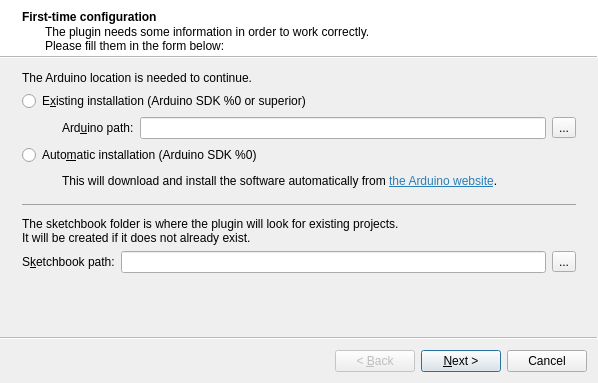
<?xml version="1.0" encoding="UTF-8"?>
<ui version="4.0">
 <class>FirstTimeWizard</class>
 <widget class="QWizard" name="FirstTimeWizard">
  <property name="geometry">
   <rect>
    <x>0</x>
    <y>0</y>
    <width>598</width>
    <height>383</height>
   </rect>
  </property>
  <property name="windowTitle">
   <string>Wizard</string>
  </property>
  <property name="wizardStyle">
   <enum>QWizard::ModernStyle</enum>
  </property>
  <widget class="QWizardPage" name="wizardPage1">
   <property name="title">
    <string>First-time configuration</string>
   </property>
   <property name="subTitle">
    <string>The plugin needs some information in order to work correctly.&lt;br /&gt;Please fill them in the form below:</string>
   </property>
   <attribute name="pageId">
    <string notr="true">0</string>
   </attribute>
   <layout class="QVBoxLayout" name="verticalLayout">
    <item>
     <widget class="QLabel" name="label_2">
      <property name="text">
       <string>The Arduino location is needed to continue.</string>
      </property>
     </widget>
    </item>
    <item>
     <widget class="QRadioButton" name="existingInstallButton">
      <property name="text">
       <string>E&amp;xisting installation (Arduino SDK %0 or superior)</string>
      </property>
     </widget>
    </item>
    <item>
     <layout class="QHBoxLayout" name="horizontalLayout_5">
      <item>
       <spacer name="horizontalSpacer_2">
        <property name="orientation">
         <enum>Qt::Horizontal</enum>
        </property>
        <property name="sizeType">
         <enum>QSizePolicy::Fixed</enum>
        </property>
        <property name="sizeHint" stdset="0">
         <size>
          <width>40</width>
          <height>20</height>
         </size>
        </property>
       </spacer>
      </item>
      <item>
       <layout class="QHBoxLayout" name="horizontalLayout_2">
        <item>
         <widget class="QLabel" name="label">
          <property name="text">
           <string>Ard&amp;uino path:</string>
          </property>
          <property name="buddy">
           <cstring>arduinoPathEdit</cstring>
          </property>
         </widget>
        </item>
        <item>
         <layout class="QHBoxLayout" name="horizontalLayout">
          <item>
           <widget class="QLineEdit" name="arduinoPathEdit"/>
          </item>
          <item>
           <widget class="QToolButton" name="arduinoPathButton">
            <property name="text">
             <string>...</string>
            </property>
           </widget>
          </item>
         </layout>
        </item>
       </layout>
      </item>
     </layout>
    </item>
    <item>
     <widget class="QRadioButton" name="automaticInstallButton">
      <property name="text">
       <string>Auto&amp;matic installation (Arduino SDK %0)</string>
      </property>
     </widget>
    </item>
    <item>
     <layout class="QHBoxLayout" name="horizontalLayout_6">
      <item>
       <spacer name="horizontalSpacer">
        <property name="orientation">
         <enum>Qt::Horizontal</enum>
        </property>
        <property name="sizeType">
         <enum>QSizePolicy::Fixed</enum>
        </property>
        <property name="sizeHint" stdset="0">
         <size>
          <width>40</width>
          <height>20</height>
         </size>
        </property>
       </spacer>
      </item>
      <item>
       <widget class="QLabel" name="label_3">
        <property name="text">
         <string>&lt;html&gt;&lt;head/&gt;&lt;body&gt;&lt;p&gt;This will download and install the software automatically from &lt;a href=&quot;http://arduino.cc/&quot;&gt;&lt;span style=&quot; text-decoration: underline; color:#2980b9;&quot;&gt;the Arduino website&lt;/span&gt;&lt;/a&gt;.&lt;/p&gt;&lt;/body&gt;&lt;/html&gt;</string>
        </property>
        <property name="openExternalLinks">
         <bool>true</bool>
        </property>
       </widget>
      </item>
     </layout>
    </item>
    <item>
     <widget class="QLabel" name="label_6">
      <property name="text">
       <string>&lt;hr /&gt;</string>
      </property>
     </widget>
    </item>
    <item>
     <widget class="QLabel" name="label_4">
      <property name="text">
       <string>&lt;html&gt;&lt;head/&gt;&lt;body&gt;&lt;p&gt;The sketchbook folder is where the plugin will look for existing projects.&lt;br/&gt;It will be created if it does not already exist.&lt;/p&gt;&lt;/body&gt;&lt;/html&gt;</string>
      </property>
     </widget>
    </item>
    <item>
     <layout class="QHBoxLayout" name="horizontalLayout_3">
      <item>
       <widget class="QLabel" name="label_5">
        <property name="text">
         <string>S&amp;ketchbook path:</string>
        </property>
        <property name="buddy">
         <cstring>sketchbookPathEdit</cstring>
        </property>
       </widget>
      </item>
      <item>
       <layout class="QHBoxLayout" name="horizontalLayout_4">
        <item>
         <widget class="QLineEdit" name="sketchbookPathEdit"/>
        </item>
        <item>
         <widget class="QToolButton" name="sketchbookPathButton">
          <property name="text">
           <string>...</string>
          </property>
         </widget>
        </item>
       </layout>
      </item>
     </layout>
    </item>
   </layout>
  </widget>
  <widget class="QWizardPage" name="wizardPage2">
   <property name="title">
    <string>Automatic Installation</string>
   </property>
   <property name="subTitle">
    <string>The plugin will now download and install the required software.</string>
   </property>
   <attribute name="pageId">
    <string notr="true">1</string>
   </attribute>
   <layout class="QVBoxLayout" name="verticalLayout_5">
    <item>
     <layout class="QHBoxLayout" name="horizontalLayout_8">
      <item>
       <widget class="QLabel" name="label_8">
        <property name="text">
         <string>Step 1: Download</string>
        </property>
       </widget>
      </item>
      <item>
       <spacer name="horizontalSpacer_4">
        <property name="orientation">
         <enum>Qt::Horizontal</enum>
        </property>
        <property name="sizeHint" stdset="0">
         <size>
          <width>40</width>
          <height>20</height>
         </size>
        </property>
       </spacer>
      </item>
      <item>
       <widget class="QLabel" name="downloadStatusLabel">
        <property name="text">
         <string>TextLabel</string>
        </property>
       </widget>
      </item>
     </layout>
    </item>
    <item>
     <layout class="QHBoxLayout" name="horizontalLayout_7">
      <item>
       <spacer name="horizontalSpacer_3">
        <property name="orientation">
         <enum>Qt::Horizontal</enum>
        </property>
        <property name="sizeType">
         <enum>QSizePolicy::Fixed</enum>
        </property>
        <property name="sizeHint" stdset="0">
         <size>
          <width>40</width>
          <height>20</height>
         </size>
        </property>
       </spacer>
      </item>
      <item>
       <layout class="QVBoxLayout" name="verticalLayout_4">
        <item>
         <widget class="QLabel" name="downloadLabel">
          <property name="text">
           <string>Arduino %0 for %1</string>
          </property>
         </widget>
        </item>
        <item>
         <widget class="QProgressBar" name="downloadProgressBar">
          <property name="value">
           <number>0</number>
          </property>
         </widget>
        </item>
       </layout>
      </item>
     </layout>
    </item>
    <item>
     <widget class="QLabel" name="label_11">
      <property name="text">
       <string>&lt;hr /&gt;</string>
      </property>
     </widget>
    </item>
    <item>
     <layout class="QHBoxLayout" name="horizontalLayout_9">
      <item>
       <widget class="QLabel" name="label_9">
        <property name="text">
         <string>Step 2: Installation</string>
        </property>
       </widget>
      </item>
      <item>
       <spacer name="horizontalSpacer_5">
        <property name="orientation">
         <enum>Qt::Horizontal</enum>
        </property>
        <property name="sizeHint" stdset="0">
         <size>
          <width>40</width>
          <height>20</height>
         </size>
        </property>
       </spacer>
      </item>
      <item>
       <widget class="QLabel" name="installStatusLabel">
        <property name="text">
         <string>TextLabel</string>
        </property>
       </widget>
      </item>
     </layout>
    </item>
    <item>
     <spacer name="verticalSpacer_2">
      <property name="orientation">
       <enum>Qt::Vertical</enum>
      </property>
      <property name="sizeHint" stdset="0">
       <size>
        <width>20</width>
        <height>133</height>
       </size>
      </property>
     </spacer>
    </item>
   </layout>
  </widget>
  <widget class="QWizardPage" name="wizardPage3">
   <property name="title">
    <string>Configuration successful !</string>
   </property>
   <property name="subTitle">
    <string>The plugin is now ready.</string>
   </property>
   <attribute name="pageId">
    <string notr="true">2</string>
   </attribute>
   <layout class="QVBoxLayout" name="verticalLayout_3">
    <item>
     <widget class="QLabel" name="label_7">
      <property name="text">
       <string>The configuration is complete, you may now start using the IDE.&lt;br /&gt;Thank you for using the software. Enjoy!</string>
      </property>
     </widget>
    </item>
    <item>
     <spacer name="verticalSpacer">
      <property name="orientation">
       <enum>Qt::Vertical</enum>
      </property>
      <property name="sizeHint" stdset="0">
       <size>
        <width>20</width>
        <height>40</height>
       </size>
      </property>
     </spacer>
    </item>
    <item>
     <layout class="QVBoxLayout" name="verticalLayout_2">
      <item>
       <widget class="QLabel" name="projectLabel">
        <property name="text">
         <string>%0 is an unofficial project by %1.</string>
        </property>
       </widget>
      </item>
      <item>
       <widget class="QLabel" name="urlLabel">
        <property name="text">
         <string>More information at: &lt;a href=&quot;%0&quot;&gt;%0&lt;/a&gt;</string>
        </property>
        <property name="openExternalLinks">
         <bool>true</bool>
        </property>
       </widget>
      </item>
     </layout>
    </item>
   </layout>
  </widget>
 </widget>
 <resources/>
 <connections/>
</ui>
